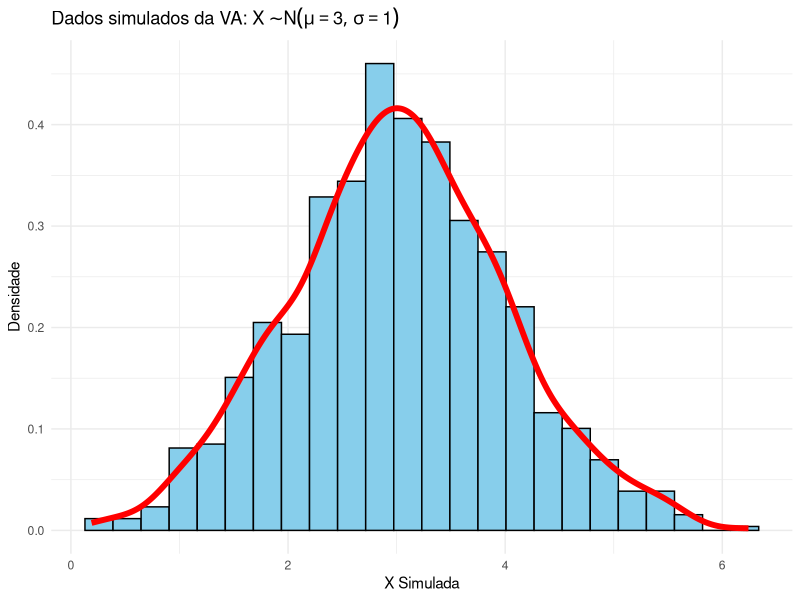
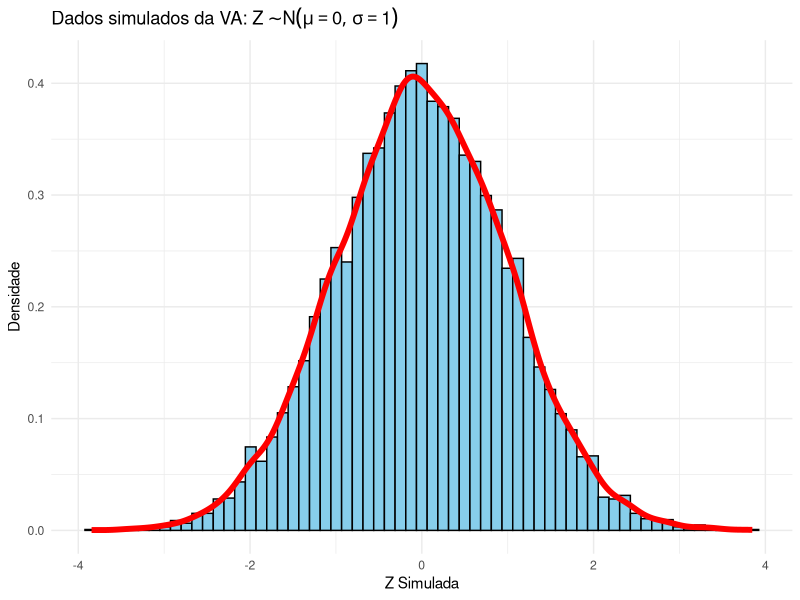

R code for these plots, in order: (Note: this script raises an error after producing the figures.)
## ---- chunk 1
#| label: setup
#| echo: false

# configura exibição de números
options(digits = 8, scipen = 999)

# carrega pacotes
library(tidyverse)
## ---- chunk 2
set.seed(123)
rnorm(5)
## ---- chunk 3
dnorm(0)
## ---- chunk 4
pnorm(1.96)
## ---- chunk 5
qnorm(0.975)
## ---- chunk 6
set.seed(123)
x_simulada <- rnorm(1000, mean = 3, sd = 1)
head(x_simulada)
## ---- chunk 7
# média amostral
mean(x_simulada)
## ---- chunk 8
# desvio padrão amostral
mean(x_simulada)
sd(x_simulada)
## ---- chunk 9
#| echo: false
df <- data.frame(x_simulada)

# Regra de Freedman-Diaconis para calcular o binwidth
iqr_valores <- IQR(df$x_simulada)
n <- length(df$x_simulada)
binwidth_fd = 2 * iqr_valores / (n^(1/3))

# Histograma com densidade empírica
ggplot(df, aes(x = x_simulada)) +
  geom_histogram(
    aes(y = after_stat(density)), 
    binwidth = binwidth_fd, 
    color = "black",
    fill = "skyblue") +
  geom_density(col = "red", size = 2) + 
  labs(title = expression("Dados simulados da VA: " * X %~% N(mu == 3, sigma == 1)), 
     x = "X Simulada",
     y = "Densidade") +
  theme_minimal()
## ---- chunk 10
set.seed(123)
z_simulada <- rnorm(10000, mean = 0, sd = 1)
head(z_simulada)
## ---- chunk 11
# média amostral
mean(z_simulada)
## ---- chunk 12
# desvio amostral
sd(z_simulada)
## ---- chunk 13
#| echo: false
df2 <- data.frame(z_simulada)

# Regra de Freedman-Diaconis para calcular o binwidth
iqr_valores <- IQR(df2$z_simulada)
n <- length(df2$z_simulada)
binwidth_fd = 2 * iqr_valores / (n^(1/3))

# Histograma com densidade empírica
ggplot(df2, aes(x = z_simulada)) +
  geom_histogram(
    aes(y = after_stat(density)), 
    binwidth = binwidth_fd, 
    color = "black",
    fill = "skyblue") +
  geom_density(col = "red", size = 2) + 
  labs(title = expression("Dados simulados da VA: " * Z %~% N(mu == 0, sigma == 1)), 
     x = "Z Simulada",
     y = "Densidade") +
  theme_minimal()
## ---- chunk 14
dnorm(0)
## ---- chunk 15
pnorm(0)
## ---- chunk 16
pnorm(1)
## ---- chunk 17
1 - pnorm(0)
## ---- chunk 18
pnorm(0.14) - pnorm(-0.98)
## ---- chunk 19
qnorm(0.5)
## ---- chunk 20
qnorm(0.9)
## ---- chunk 21
# Simulando notas de uma turma de 19 alunos
# Fixa a semente para reprodutibilidade
set.seed(2024)

# Simula notas com média 55 e desvio padrão 12
notas_turma <- round(rnorm(19, mean = 55, sd = 12))

# Limita as notas entre 38 e 85
notas_turma <- pmax(38, pmin(85, notas_turma)) 

# Visualiza as notas simuladas
head(notas_turma, 19)
## ---- chunk 22
# Cria a data frame analise_relativa
analise_relativa <- data.frame(alunos = 1:19, notas = notas_turma) %>%
  # Calcula o z-score e nota relativa
  mutate(
    z_score = scale(notas),              # calcula o z-score
    z_score_arred = round(z_score, 1),   # arredonda o z-score
    nota_relativa = round(pnorm(z_score) * 100, 1)  # percentil
  ) %>%
  # Remove coluna intermediária
  select(-z_score)
  
# Visualiza os dados
head(analise_relativa, 19)
## ---- chunk 23
 pnorm(-0,04,mean=0.01,sd=0.03)
## ---- chunk 24
1-pnorm(0)
## ---- chunk 25
1-pmorm(0,05)
## ---- chunk 26
1-pnorm(15000,mean = 12000,sd=2500)
## ---- chunk 27
pnorm(0.95,mean = 12000,sd=2500)
## ---- chunk 28
qnorm(0,1,mean=12000,sd=2500)
## ---- chunk 29
# Fixa a semente do gerador de números aleatórios
set.seed(123)

# Listagem da população de faturas
listagem_populacao <- 1:10000

# Extrai uma AAS com n = 20 da população, sem reposição
faturas_selecionadas <- sample(listagem_populacao, 20)
faturas_selecionadas
## ---- chunk 30
# Definir o número de lançamentos
n_lancamentos <- 10000

# Simular os lançamentos de um dado honesto
set.seed(123)  # Para reprodutibilidade
dado <- 1:6
resultados <- sample(dado, n_lancamentos, replace = TRUE)

# Calcular a média empírica após os lançamentos
media_empirica <- mean(resultados)
media_empirica
## ---- chunk 31
# Definir os dados do investimento
retornos <- c(-50000, 100000, 300000)
probabilidades <- c(0.2, 0.5, 0.3)

# Cálculo teórico do valor esperado
valor_esperado <- sum(retornos * probabilidades)
valor_esperado
## ---- chunk 32
# Simulação para verificação
set.seed(123)
n_simulacoes <- 10000

# Simular investimentos
indices <- sample(1:3, n_simulacoes, prob = probabilidades, replace = TRUE)
retornos_simulados <- retornos[indices]

# Média empírica
media_empirica <- mean(retornos_simulados)
media_empirica
## ---- chunk 33
table(retornos_simulados) / n_simulacoes
## ---- chunk 34
# Define os parâmetros
prob_incendio <- 0.01
valor_indenizacao <- 150000
margem <- 0.25

# a) Valor esperado das indenizações
valor_esperado <- prob_incendio * valor_indenizacao
valor_esperado
## ---- chunk 35
premio_anual <- valor_esperado * (1 + margem)
premio_anual
## ---- chunk 36

set.seed(123)
n_casas <- 10000
sinistros <- sample(c(0, valor_indenizacao), n_casas, 
                   prob = c(0.99, 0.01), replace = TRUE)

# Calcula a média dos sinistros
media_sinistros <- mean(sinistros)
media_sinistros
## ---- chunk 37
num_incendios <- sum(sinistros > 0)
num_incendios
## ---- chunk 38
# seu código aqui
